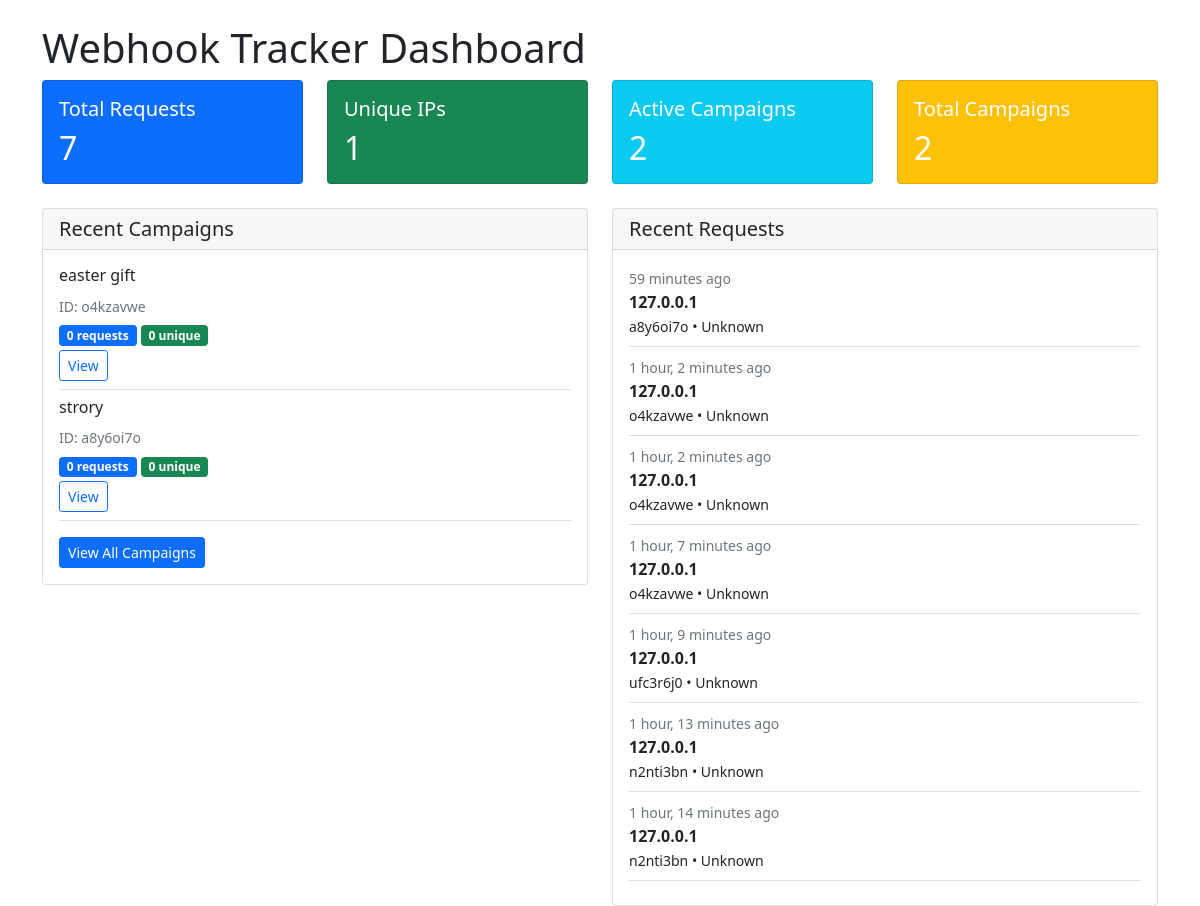
/dashboard/, run on the app's committed database.
### tracking/models.py (models this page shows, shortened)
class TrackingCampaign(models.Model):
    name = models.CharField(max_length=200)
    tracking_id = models.CharField(max_length=100, unique=True)
    description = models.TextField(blank=True)
    target_url = models.URLField(default='https://google.com')
    is_active = models.BooleanField(default=True)
    created_at = models.DateTimeField(auto_now_add=True)
    def get_requests_count(self):
        return self.webhookrequest_set.count()
    def get_unique_visitors(self):
        return self.webhookrequest_set.values('ip_address').distinct().count()

class WebhookRequest(models.Model):
    campaign = models.ForeignKey(TrackingCampaign, on_delete=models.CASCADE, null=True, blank=True)
    id = models.UUIDField(primary_key=True, default=uuid.uuid4, editable=False)
    tracking_id = models.CharField(max_length=100, db_index=True)
    ip_address = models.GenericIPAddressField()
    user_agent = models.TextField(blank=True, null=True)
    referrer = models.URLField(blank=True, null=True)
    headers = models.JSONField(default=dict)
    method = models.CharField(max_length=10, default='GET')
    query_params = models.JSONField(default=dict)
    country = models.CharField(max_length=100, blank=True, null=True)
    city = models.CharField(max_length=100, blank=True, null=True)
    region = models.CharField(max_length=100, blank=True, null=True)
    isp = models.CharField(max_length=200, blank=True, null=True)
    latitude = models.FloatField(blank=True, null=True)
    longitude = models.FloatField(blank=True, null=True)
    timestamp = models.DateTimeField(auto_now_add=True)
    class Meta:
        ordering = ['-timestamp']
        indexes = [
            models.Index(fields=['tracking_id', '-timestamp']),
        ]
    def get_location_display(self):
        if self.city and self.country:
            return f"{self.city}, {self.country}"
        return self.country or "Unknown"

### tracking/views.py (the view)
# urls.py: path('dashboard/', views.DashboardView.as_view(), name='dashboard'),
class DashboardView(View):
    def get(self, request):
        campaigns = TrackingCampaign.objects.all()[:5]
        recent_requests = WebhookRequest.objects.select_related('campaign').order_by('-timestamp')[:10]
        total_requests = WebhookRequest.objects.count()
        unique_ips = WebhookRequest.objects.values('ip_address').distinct().count()
        active_campaigns = TrackingCampaign.objects.filter(is_active=True).count()
        context = {
            'campaigns': campaigns,
            'recent_requests': recent_requests,
            'total_requests': total_requests,
            'unique_ips': unique_ips,
            'active_campaigns': active_campaigns,
        }
        return render(request, 'tracking/dashboard.html', context)

### tracking/templates/tracking/dashboard.html (shortened to what this page needs)
<!DOCTYPE html>
<html>
<head>
    <link href="https://cdn.jsdelivr.net/npm/bootstrap@5.1.3/dist/css/bootstrap.min.css" rel="stylesheet">
</head>
<body>
    <div class="container mt-4">
        <h1>Webhook Tracker Dashboard</h1>
        <div class="row mb-4">
            <div class="col-md-3">
                <div class="card text-white bg-primary">
                    <div class="card-body">
                        <h5 class="card-title">Total Requests</h5>
                        <h2 class="card-text">{{ total_requests }}</h2>
                    </div>
                </div>
            </div>
            <div class="col-md-3">
                <div class="card text-white bg-success">
                    <div class="card-body">
                        <h5 class="card-title">Unique IPs</h5>
                        <h2 class="card-text">{{ unique_ips }}</h2>
                    </div>
                </div>
            </div>
            <div class="col-md-3">
                <div class="card text-white bg-info">
                    <div class="card-body">
                        <h5 class="card-title">Active Campaigns</h5>
                        <h2 class="card-text">{{ active_campaigns }}</h2>
                    </div>
                </div>
            </div>
            <div class="col-md-3">
                <div class="card text-white bg-warning">
                    <div class="card-body">
                        <h5 class="card-title">Total Campaigns</h5>
                        <h2 class="card-text">{{ campaigns|length }}</h2>
                    </div>
                </div>
            </div>
        </div>
        <div class="row">
            <div class="col-md-6">
                <div class="card">
                    <div class="card-header">
                        <h5 class="mb-0">Recent Campaigns</h5>
                    </div>
                    <div class="card-body">
                        {% if campaigns %}
                            {% for campaign in campaigns %}
                            <div class="border-bottom pb-2 mb-2">
                                <h6>{{ campaign.name }}</h6>
                                <small class="text-muted">ID: {{ campaign.tracking_id }}</small>
                                <div class="mt-1">
                                    <span class="badge bg-primary">{{ campaign.get_requests_count }} requests</span>
                                    <span class="badge bg-success">{{ campaign.get_unique_visitors }} unique</span>
                                </div>
                                <a href="{% url 'tracking:view_requests' campaign.tracking_id %}" class="btn btn-sm btn-outline-primary mt-1">View</a>
                            </div>
                            {% endfor %}
                            <a href="{% url 'tracking:campaign_list' %}" class="btn btn-primary btn-sm mt-2">View All Campaigns</a>
                        {% else %}
                            <p class="text-muted">No campaigns yet.</p>
                            <a href="{% url 'tracking:campaign_create' %}" class="btn btn-primary">Create First Campaign</a>
                        {% endif %}
                    </div>
                </div>
            </div>
            <div class="col-md-6">
                <div class="card">
                    <div class="card-header">
                        <h5 class="mb-0">Recent Requests</h5>
                    </div>
                    <div class="card-body">
                        {% if recent_requests %}
                            {% for request in recent_requests %}
                            <div class="border-bottom pb-2 mb-2">
                                <small class="text-muted">{{ request.timestamp|timesince }} ago</small>
                                <div><strong>{{ request.ip_address }}</strong></div>
                                <small>
                                    {% if request.campaign %}
                                        {{ request.campaign.name }}
                                    {% else %}
                                        {{ request.tracking_id }}
                                    {% endif %}
                                    • {{ request.get_location_display }}
                                </small>
                            </div>
                            {% endfor %}
                        {% else %}
                            <p class="text-muted">No requests yet.</p>
                        {% endif %}
                    </div>
                </div>
            </div>
        </div>
    </div>
</body>
</html>

### data on the page
TrackingCampaign: name "easter gift", tracking_id "o4kzavwe", get_requests_count "0", get_unique_visitors "0"
TrackingCampaign: name "strory", tracking_id "a8y6oi7o", get_requests_count "0", get_unique_visitors "0"
WebhookRequest: timestamp "59 minutes", ip_address "127.0.0.1", tracking_id "a8y6oi7o", location "Unknown"
WebhookRequest: timestamp "1 hour, 2 minutes", ip_address "127.0.0.1", tracking_id "o4kzavwe", location "Unknown"
WebhookRequest: timestamp "1 hour, 2 minutes", ip_address "127.0.0.1", tracking_id "o4kzavwe", location "Unknown"
WebhookRequest: timestamp "1 hour, 7 minutes", ip_address "127.0.0.1", tracking_id "o4kzavwe", location "Unknown"
WebhookRequest: timestamp "1 hour, 9 minutes", ip_address "127.0.0.1", tracking_id "ufc3r6j0", location "Unknown"
WebhookRequest: timestamp "1 hour, 13 minutes", ip_address "127.0.0.1", tracking_id "n2nti3bn", location "Unknown"
WebhookRequest: timestamp "1 hour, 14 minutes", ip_address "127.0.0.1", tracking_id "n2nti3bn", location "Unknown"

### other printed values
{{ total_requests }} "7"
{{ unique_ips }} "1"
{{ active_campaigns }} "2"
{{ campaigns|length }} "2"
